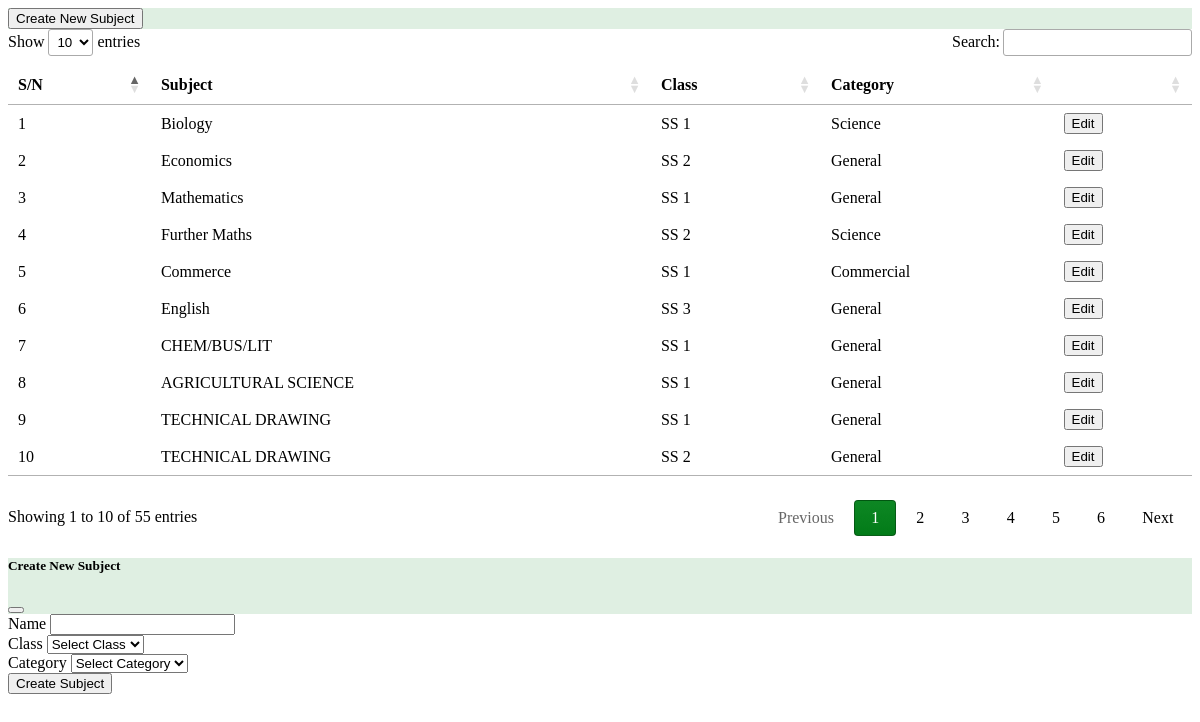
The app's page /pages/admin_subject.php with its own data.
### tables this page shows
CREATE TABLE `subjects` (
  `id` int(255) NOT NULL,
  `name` varchar(255) NOT NULL,
  `class` varchar(100) NOT NULL,
  `category` varchar(100) NOT NULL
);

### pages/admin_subject.php (the view, shortened to what this page needs)
<!DOCTYPE html>
<html lang="en">
<head>
    <link rel="stylesheet" href="https://cdn.datatables.net/1.13.6/css/jquery.dataTables.min.css">
</head>
<body>
    <div class="container-fluid m-0 p-0">
        <div class="row">
            <div
                class="col-12 col-lg-12 bg-success-subtle border border-1 border-success-subtle  p-3 rounded-3 d-flex justify-content-between align-items-center">
                <button class="btn btn-success" data-bs-toggle="modal" data-bs-target="#addSubjectModal">Create New
                    Subject</button>
            </div>
        </div>
        <div class="container-fluid p-0 mt-3">
            <?php
            include '../connection/db_connection.php';
            $sql = "SELECT * FROM subjects";
            $result = $conn->query($sql);
            echo "<table id='subjectTable' class='table table-bordered  table-striped table-hover table-responsive table-sm table-light table-success-subtle'>";
            echo "<thead><tr>
    <th>S/N</th>
        <th>Subject</th>
        <th>Class</th>
        <th>Category</th>
        <th></th>
      </tr></thead><tbody>";
            while ($row = $result->fetch_assoc()) {
                echo "<tr>
        <td>{$row['id']}</td>
            <td>{$row['name']}</td>
            <td>{$row['class']}</td>
            <td>{$row['category']}</td>
            <td><button class='btn btn-success btn-sm'> Edit </button></td>
          </tr>";
            }
            echo "</tbody></table>";
            ?>
        </div>
        <div class="row mt-3">
            <div class="modal fade" id="addSubjectModal" tabindex="-1" aria-labelledby="addExamModalLabel"
                aria-hidden="true">
                <div class="modal-dialog modal-lg">
                    <div class="modal-content">
                        <div class="modal-header bg-success-subtle">
                            <h5 class="modal-title text-success" id="addExamModalLabel">Create New Subject
                            </h5>
                            <button type="button" class="btn-close" data-bs-dismiss="modal" aria-label="Close"></button>
                        </div>
                        <div class="modal-body">
                            <form id="subjectForm" method="POST">
                                <div class="col mb-3">
                                    <label for="name" class="form-label">Name</label>
                                    <input type="text" class="form-control" name="subject_Name" required>
                                </div>
                                <div class="col mb-3">
                                    <label for="class" class="form-label">Class</label>
                                    <select class="form-control" name="class" required>
                                        <option value="" selected disabled>Select Class</option>
                                    </select>
                                </div>
                                <div class="col mb-3">
                                    <label for="category" class="form-label">Category</label>
                                    <select class="form-control" name="category" required>
                                        <option value="" selected disabled>Select Category</option>
                                    </select>
                                </div>
                                <div class="modal-footer">
                                    <button type="submit" class="btn btn-success">Create Subject</button>
                                </div>
                            </form>
                        </div>
                    </div>
                </div>
            </div>
        </div>
</body>
</html>

### pages/admin_subject.php (style rules this page uses)
:root { --bs-success: #028219 !important; --bs-success-subtle: #02821920 !important; --bs-success-border: #028219 !important; --bs-success-hover: #02821920 !important; }
.bg-success-subtle { background-color: var(--bs-success-subtle) !important; }
.border-success-subtle { border-color: var(--bs-success-border) !important; }

### records on screen
subjects: id "1", name "Biology", class "SS 1", category "Science"
subjects: id "2", name "Economics", class "SS 2", category "General"
subjects: id "3", name "Mathematics", class "SS 1", category "General"
subjects: id "4", name "Further Maths", class "SS 2", category "Science"
subjects: id "5", name "Commerce", class "SS 1", category "Commercial"
subjects: id "6", name "English", class "SS 3", category "General"
subjects: id "7", name "CHEM/BUS/LIT", class "SS 1", category "General"
subjects: id "8", name "AGRICULTURAL SCIENCE", class "SS 1", category "General"
subjects: id "9", name "TECHNICAL DRAWING", class "SS 1", category "General"
subjects: id "10", name "TECHNICAL DRAWING", class "SS 2", category "General"
